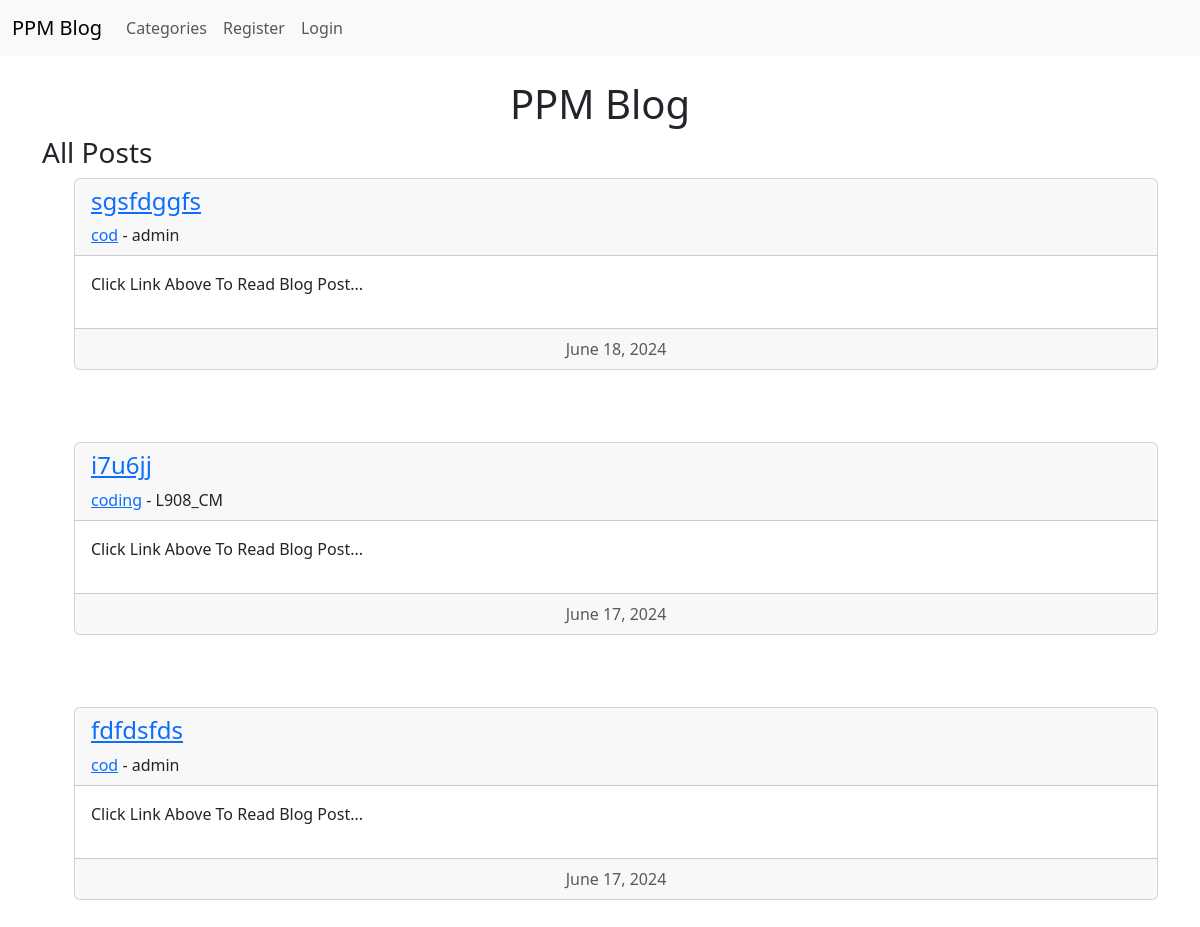
Before: / with the older database file.
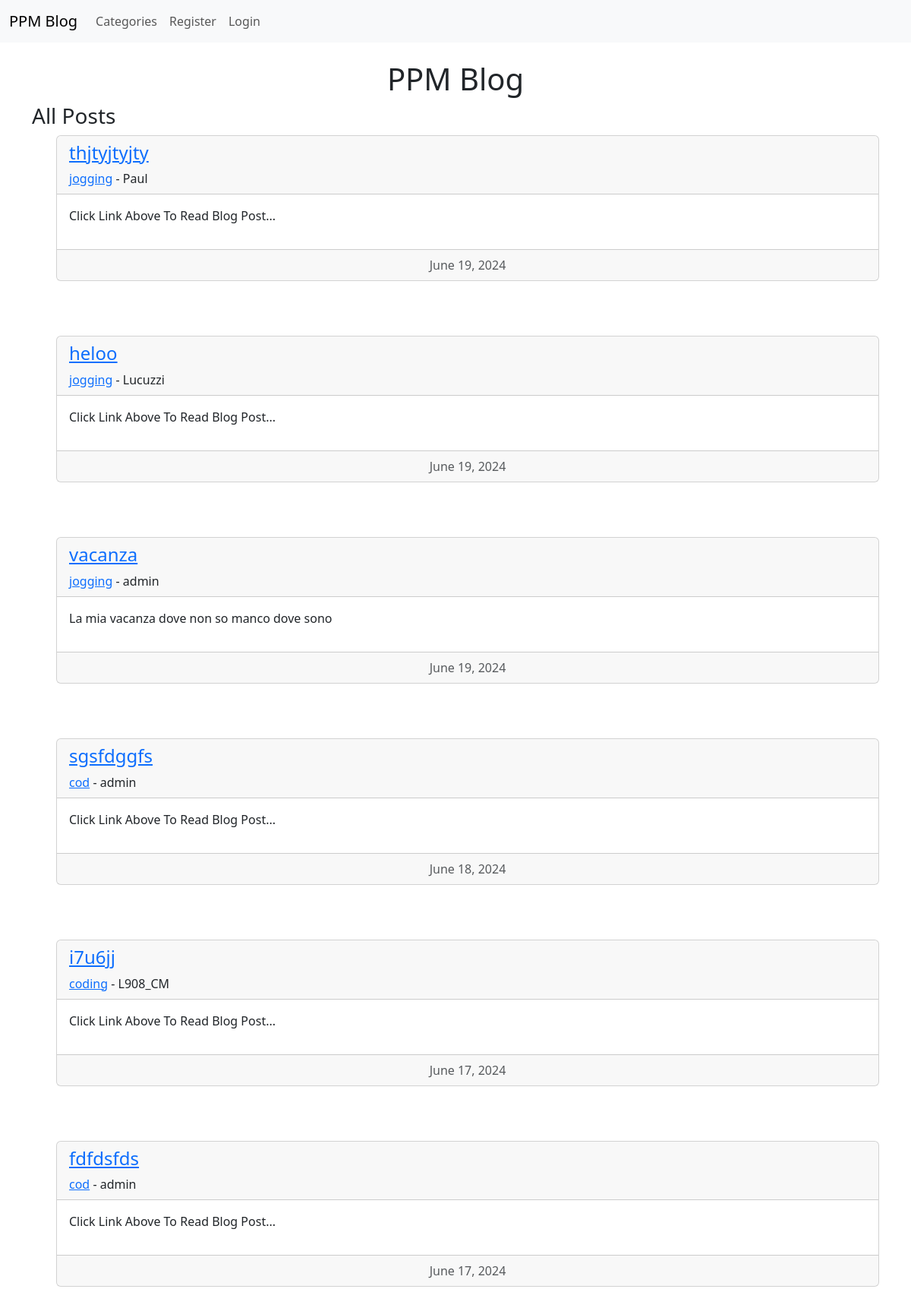
After: the same page with the newer database file.
### theblog/models.py (models this page shows, shortened)
class Post(models.Model):
    title = models.CharField(max_length=255)
    header_image = models.ImageField(null=True, blank=True, upload_to="images/")
    title_tag = models.CharField(max_length=255)
    author = models.ForeignKey(User, on_delete=models.CASCADE)
    body = RichTextField(blank=True, null=True)
    post_date = models.DateField(auto_now_add=True)
    category = models.CharField(max_length=255, default='uncategory')
    snippet = models.CharField(max_length=255, default='Click Link Above To Read Blog Post...')
    likes = models.ManyToManyField(User, related_name='blog_posts')
    unlikes = models.ManyToManyField(User, related_name='blog_posts_u')

### theblog/views.py (the view)
# urls.py: path('', HomeView.as_view(), name='home'),
class HomeView(ListView):
    model = Post
    template_name = 'home.html'
    category = Category.objects.all()
    ordering = ['-post_date', '-id']
    def get_context_data(self, *args, **kwargs):
        category_menu = Category.objects.all()
        context = super(HomeView, self).get_context_data(*args, **kwargs)
        context["category_menu"] = category_menu
        return context

### theblog/templates/home.html (shortened to what this page needs)
{% extends 'base.html' %}
{% block content %}
    <h1 style="text-align: center">PPM Blog</h1>
    <h3>All Posts</h3>
    <ul>
    {% for post in object_list %}
    	<li style="list-style-type: none">
            <div class="card">
              <div class="card-header">
                  <h4><a href="{% url 'article-detail' post.pk %}">{{ post.title }}</a></h4>
                  <a href="{% url 'category' post.category|slugify %}">{{ post.category }}</a>
                - {{ post.author.username }}
              </div>
              <div class="card-body">
                <p>{{ post.snippet | slice:":500" | safe}}</p>
              </div>
              <div class="card-footer text-body-secondary text-center">
                {{ post.post_date }}
              </div>
            </div>
            <br/><br/><br/>
        </li>
    {% endfor %}
    </ul>
{% endblock %}

### theblog/templates/base.html (shortened to what this page needs)
<!doctype html>
<html lang="en">
  <head>
    <link href="https://cdn.jsdelivr.net/npm/bootstrap@5.3.3/dist/css/bootstrap.min.css" rel="stylesheet">
  </head>
  <body>
      <nav class="navbar navbar-expand-lg bg-body-tertiary">
      <div class="container-fluid">
        <a class="navbar-brand" href="{% url 'home' %}">PPM Blog</a>
        <div class="collapse navbar-collapse" id="navbarSupportedContent">
          <ul class="navbar-nav me-auto mb-2 mb-lg-0">
                <li class="nav-item">
                      <a class="nav-link" href="{% url 'category_list' %}">Categories</a>
                  </li>
              {% if user.is_authenticated %}
                  <li class="nav-item">
                      <a class="nav-link" href="{% url 'add_post' %}">Add Post</a>
                  </li>
                  {% if user.username == 'admin' %}
                  <li class="nav-item">
                      <a class="nav-link" href="{% url 'add_category' %}">Add Category</a>
                  </li>
                  {% endif %}
              {% else %}
                  <li class="nav-item">
                      <a class="nav-link" href="{% url 'register' %}">Register</a>
                  </li>
                  <li class="nav-item">
                      <a class="nav-link" href="{% url 'login' %}">Login</a>
                  </li>
              {% endif %}
          </ul>
        </div>
      </div>
    </nav>
      <br/>
      <div class="container">
        {% block content %}
        {% endblock %}
      </div>
  </body>
</html>

Changed rows visible on the page:
added Post: title "thjtyjtyjty", category "jogging", author.username "Paul", snippet "Click Link Above To Read Blog Post...", post_date "June 19, 2024"
added Post: title "heloo", category "jogging", author.username "Lucuzzi", snippet "Click Link Above To Read Blog Post...", post_date "June 19, 2024"
added Post: title "vacanza", category "jogging", author.username "admin", snippet "La mia vacanza dove non so manco dove sono", post_date "June 19, 2024"
